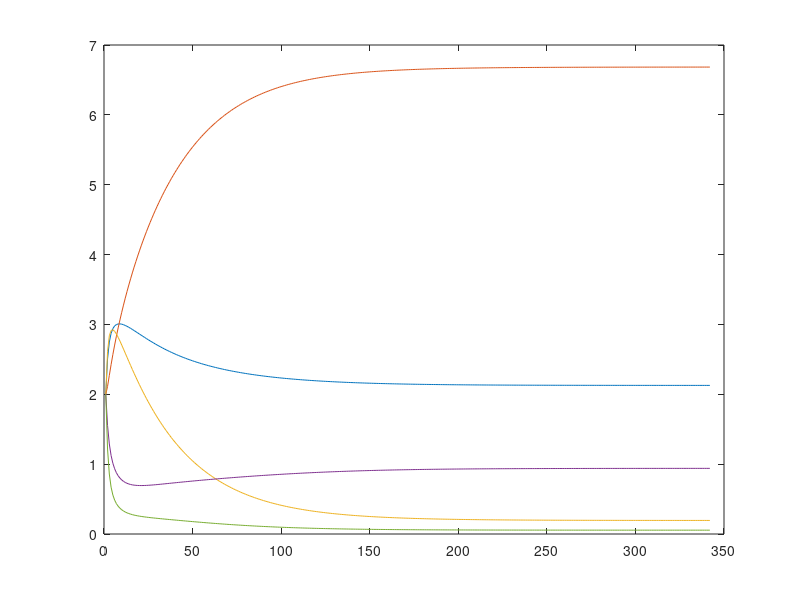

Write the MATLAB code that produced this figure.
% Steady state testing

load steady_state_testing.txt;

[m,n] = size(steady_state_testing);

x = linspace(1,m,m);

for i = 1:n
    
    plot(x,steady_state_testing(:,i));
    hold on;
end